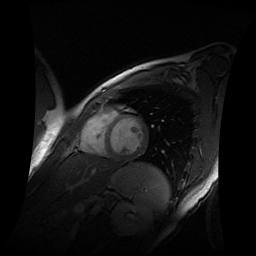
#> input picture PW_deformable_models/data/coeurIRM.bmp, 256 x 256 px
$ jupyter execute deformable_models.ipynb   (shell and % lines are left out)
#> lines starting #> are read from the running program, lines starting #| are printed output that depends on the picture; after the words box and inside, x2 and y2 are one past the last pixel; in counts of white or black regions, pixels touching at a corner belong together
[cell 1]
#!/usr/bin/env python3
# -*- coding: utf-8 -*-
"""
Deformable Models for Image Segmentation

This script, initiated by Isabelle Bloch (teacher researcher) and completed by Victor Piriou & Nathan Galmiche, demonstrates the application of deformable models for image segmentation in Python. It covers various techniques, including active contours and level set methods, to segment images for different purposes.

Key Features:
- Demonstrates segmentation using active contours, showcasing how parameters like alpha, beta, w_line, w_edge, and gamma affect the results.
- Explores segmentation with open contours on different image datasets.
- Implements segmentation using level sets and region homogeneity, including different initialization methods like checkerboard, circles, and varying parameters.
- Applies filtering and morphological operations to preprocess images for better segmentation results.
- Visualizes each step of the segmentation process, highlighting the impact of parameter tuning on the final outcome.

Usage:
- The script is divided into sections, each illustrating a different aspect of deformable models in image segmentation.
- Users can modify parameters within each section to observe their effects on the segmentation results.

Authors: Isabelle Bloch, Victor Piriou, Nathan Galmiche
"""

# %% SECTION 1 inclusion of packages
import numpy as np
import matplotlib.pyplot as plt
import skimage
import itertools
import PIL

[cell 2]
# %% SECTION 2 - Input image

im = skimage.io.imread("data/coeurIRM.bmp")
#> im is the input picture: shape (256, 256); min 0, max 255, mean 19.4
# im = skimage.io.imread("data/retineOA.bmp")
# im = skimage.io.imread("data/brain.bmp"); im = im[:, :, 1]
# im = skimage.io.imread("data/brain2.bmp")

plt.imshow(im, cmap="gray", vmin=0, vmax=255)

[cell 3]
# %% SECTION 3a - Segmentation using active contours

s = np.linspace(0, 2 * np.pi, 100)
r = 140 + 16 * np.sin(s)
c = 130 + 16 * np.cos(s)
init = np.array([r, c]).T

snake = skimage.segmentation.active_contour(
    skimage.filters.gaussian(im, 4.5),
    init,
    alpha=0.1,
    beta=55,
    w_line=-5,
    w_edge=80,
    gamma=0.001,
)
#> snake = 100 pairs, first value 115.1 to 153, second value 113 to 145.1

fig, ax = plt.subplots(figsize=(7, 7))
ax.imshow(im, cmap=plt.cm.gray)
ax.plot(init[:, 1], init[:, 0], "--r", lw=3)
ax.plot(snake[:, 1], snake[:, 0], "-b", lw=3)
ax.set_xticks([]), ax.set_yticks([])
ax.axis([0, im.shape[1], im.shape[0], 0])
plt.show()

[cell 4]
# %% SECTION 3a - Segmentation using active contours

s = np.linspace(0, 2 * np.pi, 100)
r = 140 + 16 * np.sin(s)
c = 130 + 16 * np.cos(s)
init = np.array([r, c]).T

for alpha in [0.01, 0.05, 0.1, 0.5]:
    snake = skimage.segmentation.active_contour(
        skimage.filters.gaussian(im, 4.5),
        init,
        alpha=alpha,
        beta=55,
        w_line=-5,
        w_edge=80,
        gamma=0.001,
    )

    fig, ax = plt.subplots(figsize=(7, 7))
    ax.imshow(im, cmap=plt.cm.gray)
    ax.plot(init[:, 1], init[:, 0], "--r", lw=3)
    ax.plot(snake[:, 1], snake[:, 0], "-b", lw=3)
    ax.set_xticks([]), ax.set_yticks([])
    ax.axis([0, im.shape[1], im.shape[0], 0])
    plt.show()

[cell 5]
# %% SECTION 3a - Segmentation using active contours

s = np.linspace(0, 2 * np.pi, 100)
r = 140 + 16 * np.sin(s)
c = 130 + 16 * np.cos(s)
init = np.array([r, c]).T

for beta in [15, 30, 45, 60]:
    snake = skimage.segmentation.active_contour(
        skimage.filters.gaussian(im, 4.5),
        init,
        alpha=0.1,
        beta=55,
        w_line=-5,
        w_edge=80,
        gamma=0.001,
    )

    fig, ax = plt.subplots(figsize=(7, 7))
    ax.imshow(im, cmap=plt.cm.gray)
    ax.plot(init[:, 1], init[:, 0], "--r", lw=3)
    ax.plot(snake[:, 1], snake[:, 0], "-b", lw=3)
    ax.set_xticks([]), ax.set_yticks([])
    ax.axis([0, im.shape[1], im.shape[0], 0])
    plt.show()

[cell 6]
# %% SECTION 3a - Segmentation using active contours

s = np.linspace(0, 2 * np.pi, 100)
r = 140 + 16 * np.sin(s)
c = 130 + 16 * np.cos(s)
init = np.array([r, c]).T

for w_line in [-10, -5, 5, 10]:
    snake = skimage.segmentation.active_contour(
        skimage.filters.gaussian(im, 4.5),
        init,
        alpha=0.1,
        beta=55,
        w_line=w_line,
        w_edge=80,
        gamma=0.001,
    )

    fig, ax = plt.subplots(figsize=(7, 7))
    ax.imshow(im, cmap=plt.cm.gray)
    ax.plot(init[:, 1], init[:, 0], "--r", lw=3)
    ax.plot(snake[:, 1], snake[:, 0], "-b", lw=3)
    ax.set_xticks([]), ax.set_yticks([])
    ax.axis([0, im.shape[1], im.shape[0], 0])
    plt.show()

[cell 7]
# %% SECTION 3a - Segmentation using active contours

s = np.linspace(0, 2 * np.pi, 100)
r = 140 + 16 * np.sin(s)
c = 130 + 16 * np.cos(s)
init = np.array([r, c]).T

for w_edge in [50, 65, 80, 95]:
    snake = skimage.segmentation.active_contour(
        skimage.filters.gaussian(im, 4.5),
        init,
        alpha=0.1,
        beta=55,
        w_line=-5,
        w_edge=w_edge,
        gamma=0.001,
    )

    fig, ax = plt.subplots(figsize=(7, 7))
    ax.imshow(im, cmap=plt.cm.gray)
    ax.plot(init[:, 1], init[:, 0], "--r", lw=3)
    ax.plot(snake[:, 1], snake[:, 0], "-b", lw=3)
    ax.set_xticks([]), ax.set_yticks([])
    ax.axis([0, im.shape[1], im.shape[0], 0])
    plt.show()

[cell 8]
# %% SECTION 3a - Segmentation using active contours

s = np.linspace(0, 2 * np.pi, 100)
r = 140 + 16 * np.sin(s)
c = 130 + 16 * np.cos(s)
init = np.array([r, c]).T

for gamma in [0.001, 3]:
    snake = skimage.segmentation.active_contour(
        skimage.filters.gaussian(im, 4.5),
        init,
        alpha=0.1,
        beta=55,
        w_line=-5,
        w_edge=80,
        gamma=gamma,
    )

    fig, ax = plt.subplots(figsize=(7, 7))
    ax.imshow(im, cmap=plt.cm.gray)
    ax.plot(init[:, 1], init[:, 0], "--r", lw=3)
    ax.plot(snake[:, 1], snake[:, 0], "-b", lw=3)
    ax.set_xticks([]), ax.set_yticks([])
    ax.axis([0, im.shape[1], im.shape[0], 0])
    plt.show()

[cell 9]
# %% SECTION 3b - Open contours

# Use retineOA.bmp
im = skimage.io.imread("data/retineOA.bmp")
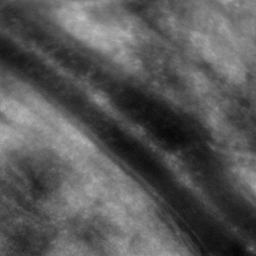
#> input picture PW_deformable_models/data/retineOA.bmp, 256 x 256 px
#> im is the input picture: shape (256, 256); min 5, max 191, mean 87.6
r = np.linspace(50, 245, 100)
c = np.linspace(5, 225, 100)
init = np.array([r, c]).T

snake = skimage.segmentation.active_contour(
    skimage.filters.gaussian(im, 1),
    init,
    boundary_condition="fixed",
    alpha=0.01,
    beta=0.5,
    w_line=-1,
    w_edge=9,
    gamma=0.01,
)
#> snake = 100 pairs, first value 50 to 245, second value 5 to 225

fig, ax = plt.subplots(figsize=(9, 5))
ax.imshow(im, cmap=plt.cm.gray)
ax.plot(init[:, 1], init[:, 0], "--r", lw=3)
ax.plot(snake[:, 1], snake[:, 0], "-b", lw=3)
ax.set_xticks([]), ax.set_yticks([])
ax.axis([0, im.shape[1], im.shape[0], 0])
plt.show()

[cell 10]
# %% SECTION 4 - Segmentation using level sets (and region homogeneity)

# im = skimage.io.imread("data/brain.bmp"); im = im[:, :, 1]
im = skimage.io.imread("data/brain2.bmp")
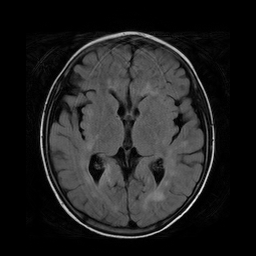
#> input picture PW_deformable_models/data/brain2.bmp, 256 x 256 px
#> im is the input picture: shape (256, 256); min 0, max 250, mean 32.6
image = skimage.img_as_float(im)

# Init with a checkerboard
# init_ls = skimage.segmentation.checkerboard_level_set(image.shape, 6)

# Init with a circle
# init_ls = skimage.segmentation.disk_level_set (image.shape, (120,130), 10)

# Init with several circles
circleNum = 8
circleRadius = image.shape[0] / (3 * circleNum)
#> circleRadius = 10.67
circleStep0 = image.shape[0] / (circleNum + 1)
#> circleStep0 = 28.44
circleStep1 = image.shape[1] / (circleNum + 1)
#> circleStep1 = 28.44

for lambda1 in [4, 5, 6]:
    print("lambda1:", lambda1)

    init_ls = np.zeros(image.shape)

    for i, j in itertools.product(range(circleNum), range(circleNum)):
        init_ls = init_ls + skimage.segmentation.disk_level_set(
            image.shape,
            center=((i + 1) * circleStep0, (j + 1) * circleStep1),
            radius=circleRadius,
        )

    plt.imshow(init_ls, cmap="gray")

    cv = skimage.segmentation.chan_vese(
        image,
        mu=0.25,
        lambda1=lambda1,
        lambda2=1,
        tol=1e-3,
        max_num_iter=200,
        dt=0.5,
        init_level_set=init_ls,
        extended_output=True,
    )

    fig, axes = plt.subplots(2, 2, figsize=(8, 8))
    ax = axes.flatten()

    ax[0].imshow(image, cmap="gray")
    ax[0].set_axis_off()
    ax[0].set_title("Original Image", fontsize=12)

    ax[1].imshow(cv[0], cmap="gray")
    ax[1].set_axis_off()
    title = f"Chan-Vese segmentation - {len(cv[2])} iterations"
    ax[1].set_title(title, fontsize=12)

    ax[2].imshow(cv[1], cmap="gray")
    ax[2].set_axis_off()
    ax[2].set_title("Final Level Set", fontsize=12)

    ax[3].plot(cv[2])
    ax[3].set_title("Evolution of energy over iterations", fontsize=12)

    fig.tight_layout()
    plt.show()
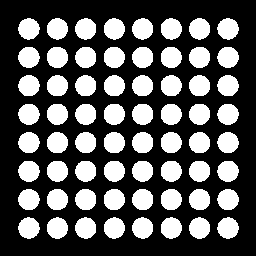
#> init_ls: shape (256, 256) float64; values 0 (black) and 1 (white), 34.9% white; 64 white regions, largest, box (x1, y1, x2, y2) and area: (18, 18, 40, 40) 359, (217, 18, 239, 40) 359, (47, 47, 68, 68) 359
# %% END  TP - Deformable Models

[cell 11]
# %% SECTION 4 - Segmentation using level sets (and region homogeneity)

# im = skimage.io.imread("data/brain.bmp"); im = im[:, :, 1]
im = skimage.io.imread("data/brain2.bmp")
image = skimage.img_as_float(im)

# Init with a checkerboard
# init_ls = skimage.segmentation.checkerboard_level_set(image.shape, 6)

# Init with a circle
# init_ls = skimage.segmentation.disk_level_set (image.shape, (120,130), 10)

# Init with several circle
circleNum = 8
circleRadius = image.shape[0] / (3 * circleNum)
circleStep0 = image.shape[0] / (circleNum + 1)
circleStep1 = image.shape[1] / (circleNum + 1)

for mu in [0.15, 0.25, 0.35]:
    print("mu:", mu)

    init_ls = np.zeros(image.shape)

    for i, j in itertools.product(range(circleNum), range(circleNum)):
        init_ls = init_ls + skimage.segmentation.disk_level_set(
            image.shape,
            center=((i + 1) * circleStep0, (j + 1) * circleStep1),
            radius=circleRadius,
        )

    plt.imshow(init_ls, cmap="gray")

    cv = skimage.segmentation.chan_vese(
        image,
        mu=mu,
        lambda1=5,
        lambda2=1,
        tol=1e-3,
        max_num_iter=200,
        dt=0.5,
        init_level_set=init_ls,
        extended_output=True,
    )

    fig, axes = plt.subplots(2, 2, figsize=(8, 8))
    ax = axes.flatten()

    ax[0].imshow(image, cmap="gray")
    ax[0].set_axis_off()
    ax[0].set_title("Original Image", fontsize=12)

    ax[1].imshow(cv[0], cmap="gray")
    ax[1].set_axis_off()
    title = f"Chan-Vese segmentation - {len(cv[2])} iterations"
    ax[1].set_title(title, fontsize=12)

    ax[2].imshow(cv[1], cmap="gray")
    ax[2].set_axis_off()
    ax[2].set_title("Final Level Set", fontsize=12)

    ax[3].plot(cv[2])
    ax[3].set_title("Evolution of energy over iterations", fontsize=12)

    fig.tight_layout()
    plt.show()
#> this loop made 3 passes
#> pass 1, `plt.show()`:
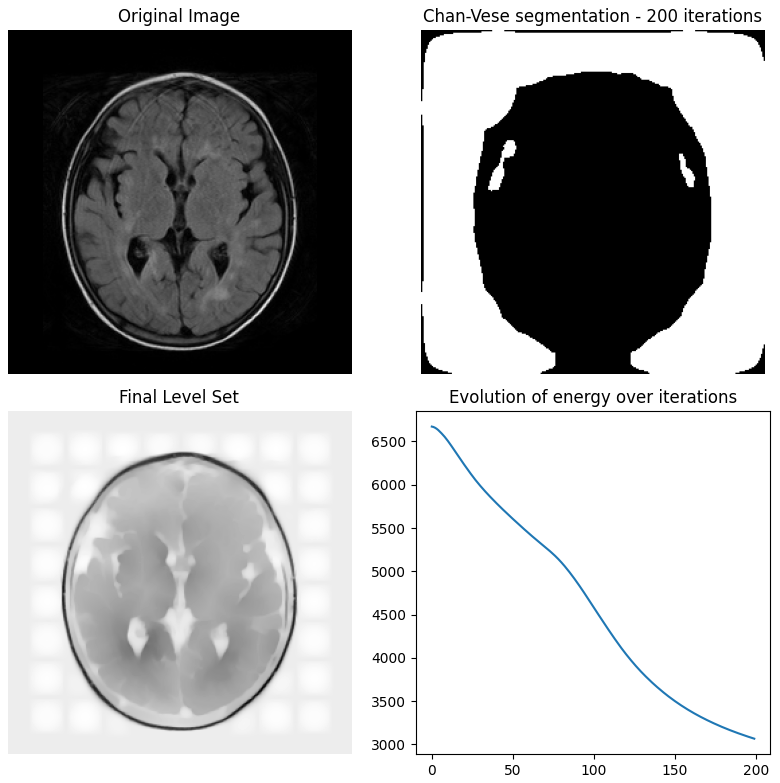
#> figure drawn by matplotlib, 4 panels; panel 4: curve peaks at x = 0, y = 6672.4
# %% END  TP - Deformable Models

[cell 12]

image = PIL.Image.open('data/6Xsubstack38.tif')
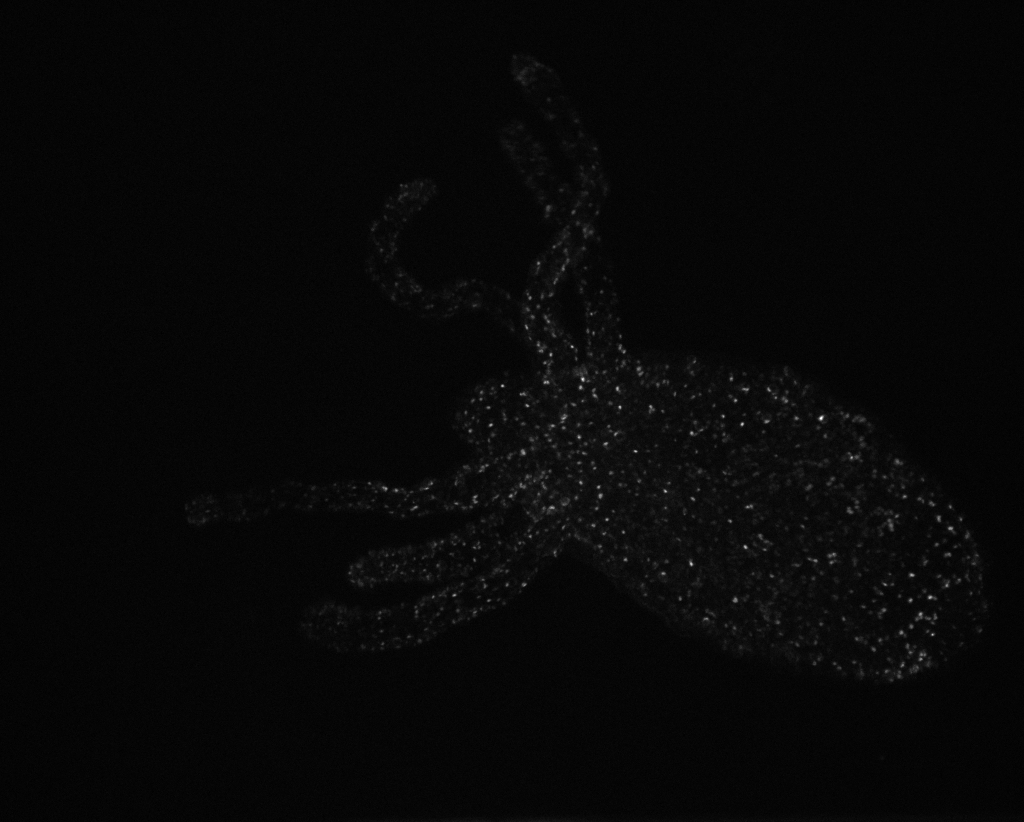
#> input picture PW_deformable_models/data/6xsubstack38.tif, 1024 x 822 px, found by its file name
#> image is the input picture: PIL image 1024x822 I;16B; min 91, max 688, mean 110.1
image = np.array(image)
image = image[400:480,520:620]
#> image: shape (80, 100) >u2

plt.figure()
plt.imshow(image,cmap="gray")
plt.show()
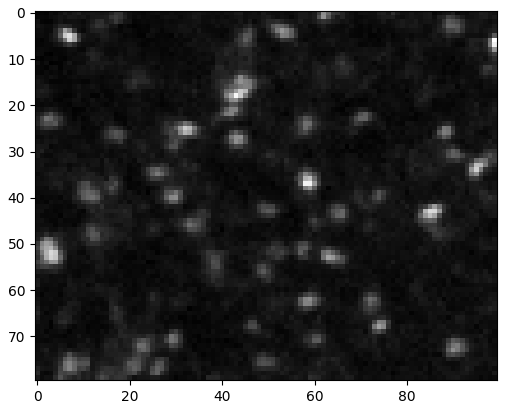
#> figure drawn by matplotlib, 1 panel

[cell 13]

image = PIL.Image.open('data/6Xsubstack38.tif')
image = np.array(image)
image = image[400:480,520:620]
image = (image-np.min(image))/(np.max(image)-np.min(image))*255

height,width = image.shape
#> height = 80; width = 100

for row in range(height):
    for col in range(width):
        image[row,col] += 200

        if(image[row,col] > 255):
            image[row,col] = 255
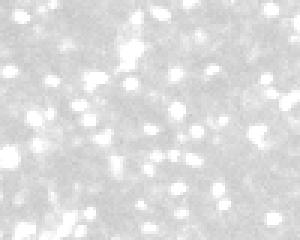
#> image: shape (80, 100) float64 (shown 3 times larger); min 200, max 255, mean 221.5

plt.figure()
plt.imshow(image,cmap="gray")
plt.show()

[cell 14]

filtered_img = skimage.filters.median(image, skimage.morphology.disk(2))

f = plt.figure(figsize=(9,9))

f.add_subplot(1,2, 1)
plt.imshow(image,cmap="gray")

f.add_subplot(1,2, 2)
res_chan_vese = np.array(cv[0])
#> res_chan_vese: shape (256, 256) bool; 30.4% white; 4 white regions (3 under 20 px), largest, box (x1, y1, x2, y2) and area: (49, 47, 208, 233) 19930
plt.imshow(filtered_img,cmap="gray")
plt.show()

[cell 15]

filtered_img_2 = skimage.morphology.opening(filtered_img,skimage.morphology.disk(1))

f = plt.figure(figsize=(9,9))

f.add_subplot(1,2, 1)
plt.imshow(image,cmap="gray")

f.add_subplot(1,2, 2)
res_chan_vese = np.array(cv[0])
plt.imshow(filtered_img_2,cmap="gray")
plt.show()

[cell 16]

init_ls = np.zeros(filtered_img_2.shape)

cv = skimage.segmentation.chan_vese(filtered_img_2, mu=0, lambda1=3, lambda2=1, tol=1e-3, max_num_iter=200,
                   dt=0.5, init_level_set=init_ls, extended_output=True)
res_chan_vese = np.array(cv[0])
#> res_chan_vese: shape (80, 100) bool; 58.4% white; 24 black regions (11 under 20 px), largest, box (x1, y1, x2, y2) and area: (14, 0, 100, 61) 1754, (0, 32, 23, 58) 319, (3, 60, 32, 80) 310

f = plt.figure(figsize=(9,9))

f.add_subplot(1,2, 1)
plt.imshow(image,cmap="gray")

f.add_subplot(1,2, 2)
res_chan_vese = np.array(cv[0])
plt.imshow(255-res_chan_vese,cmap="gray")
plt.show()

[cell 17]
# Init with a checkerboard
init_ls = skimage.segmentation.checkerboard_level_set(image.shape, 6)
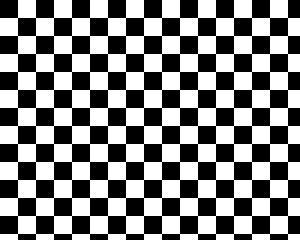
#> init_ls: shape (80, 100) int8 (shown 3 times larger); values 0 (black) and 1 (white), 49.9% white; 1 white region, box (x1, y1, x2, y2) and area: (0, 0, 100, 80) 3992

# Init with a circle
# init_ls = skimage.segmentation.disk_level_set (image.shape, (120,130), 10)

[cell 18]

im = skimage.io.imread("data/brain.bmp"); im = im[:, :, 1]
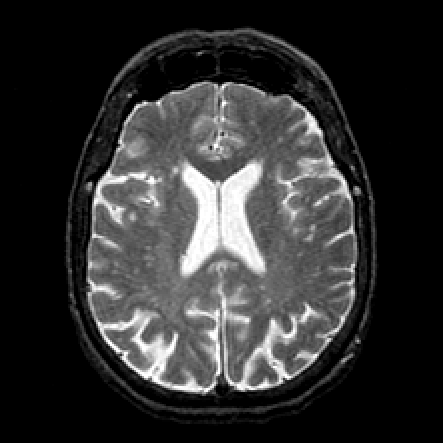
#> input picture PW_deformable_models/data/brain.bmp, 443 x 443 px
#> further down, im is the input picture: shape (443, 443, 3); min 0, max 255, mean 48.6

plt.figure()
plt.imshow(im, cmap="gray")
plt.show()

[cell 19]

filtered_img = im.copy()

N = 7
for k in range(N):
    se = skimage.morphology.disk(k)
    filtered_img = skimage.morphology.closing(
        skimage.morphology.opening(filtered_img, se), se
    )
#> filtered_img: shape (443, 443)

plt.figure()
plt.imshow(filtered_img, cmap="gray")
plt.show()

[cell 20]

# Init with a cercle
init_ls = skimage.segmentation.disk_level_set(
    filtered_img.shape, center=(220, 220), radius=10
)
#> init_ls: shape (443, 443) int8; values 0 (black) and 1 (white), 0.16% white; 1 white region, box (x1, y1, x2, y2) and area: (211, 211, 230, 230) 305

plt.figure()
plt.imshow(init_ls, cmap="gray")
plt.show()

[cell 21]

cv = skimage.segmentation.chan_vese(
    filtered_img,
    mu=0,
    lambda1=3,
    lambda2=1,
    tol=1e-3,
    max_num_iter=200,
    dt=0.5,
    init_level_set=init_ls,
    extended_output=True,
)
res_chan_vese = np.array(cv[0])
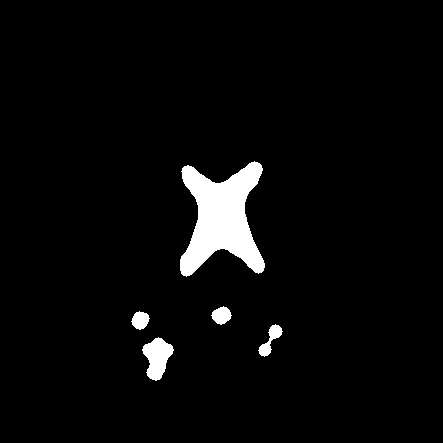
#> res_chan_vese: shape (443, 443) bool; 3.7% white; 5 white regions, box (x1, y1, x2, y2) and area: (180, 161, 265, 277) 5662, (142, 337, 174, 381) 836, (258, 324, 283, 357) 308, (211, 306, 232, 325) 263, (131, 311, 150, 330) 245

plt.figure()
plt.imshow(res_chan_vese, cmap="gray")
plt.show()
